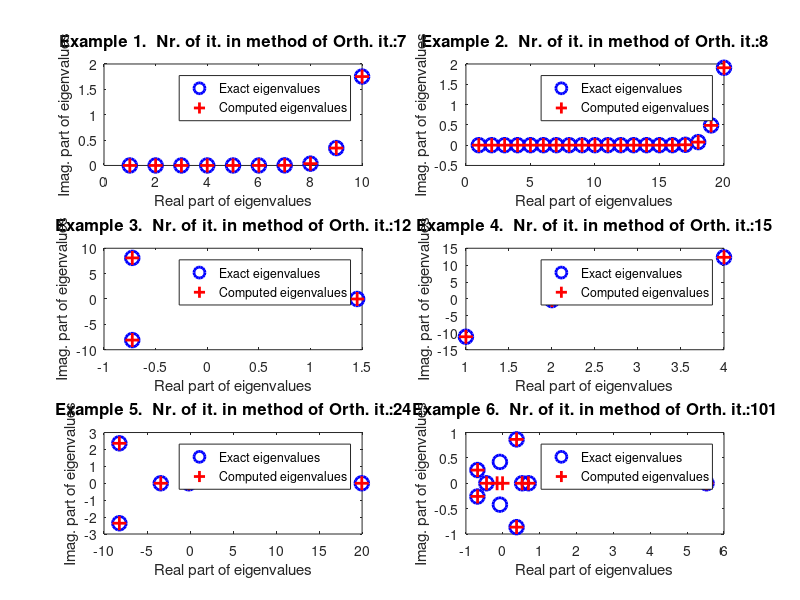

The MATLAB source for this figure:
% ----------------------------------------
%              Method of Orthogonal Iteration. Let initial Q=I. Our goal is
%  compute eigenvalues and eigenvectors of the matrix A with the size (n, n).
% ----------------------------------------
clc
clear all
close all
eps = 1e-07;
fig = figure;

N=10;
for i =1:6
  if(i==1)
    n=N;
    A=hilb(N);
  elseif (i==2)
    n=20;
    A=hilb(20);
  elseif (i ==3)
    % Largest eigenvalue is complex
    n =3;
    A =[0 -5 2; 6 0 -12; 1 3 0];
  elseif (i==4)
    % Matrix has four real eigenvalues
    n =4;
    A=[3,7,8,9;5,-7,4,-7;1,-1,1,-1;9,3,2,5];
  elseif (i==5)
    n =5;
    %
    A=[3,7,8,9,12;5,-7,4,-7,8;1,1,-1,1,-1;4,3,2,1,7;9,3,2,5,4];
  elseif (i==6)
    n=N;
    A= rand(N,N);
  end
  
  lambda0= inf(n,1);
  count = 1;
  iter =1;
  
  % get  exact eigenvalues in sorted order
  exact_lambda = sort(eig(A));
  %********************************************************
  %%% Method of orthogonal iteration
  
  Q = eye(n);
  for k = 1:100
    Y = A*Q;
    [Q,R] = qr(Y);
    % end
    T=Q'*A*Q;
    %end
    %***************************************
    
    % %%%%%%%%% Find eigenvalues from Real Schur block
    j =2; count =1;
    eigs = zeros(1,n);
    while (j <=n)
      %real eigenvalues
      if(abs(T(j,j-1)) < 1e-3)
        eigs(j-1) =T(j -1,j -1);
        count= j -1;
      else
        % Complex  eigenvalues
        eigs(j-1: j)= eig(T(j -1:j,j -1:j));
        count =j;
        j=j +1;
      end
      j=j +1;
    end
    if(count < length(eigs))
      eigs(n)=T(n,n);
    end
    %*******************************
    
    computed_lambda = sort(eigs);
    computed_lambda = computed_lambda';
    
    if(norm(abs(computed_lambda - lambda0 ))<eps )
      break ;
    end
    lambda0 = computed_lambda ;
    iter = iter + 1;
    
  end
  
  %***************************************
  str =['Comp. eig.:' num2str(computed_lambda')];
  str=[str, ', Ex. eig.:' num2str(exact_lambda',2)];
  str_xlabel = ['Example ',num2str(i), '.  Nr. of it. in method of Orth. it.:', num2str(iter)];
  
  subplot (3,2,i)
  
  plot (exact_lambda,'o b','LineWidth',2,'Markersize',10)
  hold on
  plot (computed_lambda,'+ r','LineWidth',2, 'Markersize',10)
  % xlabel(str, 'fontsize',10)
  
  xlabel('Real part of eigenvalues');
  ylabel('Imag. part of eigenvalues');
  
  exact_lambda
  computed_lambda
  legend('Exact eigenvalues','Computed eigenvalues')
  
  title(str_xlabel,'fontsize',12)
  
end
